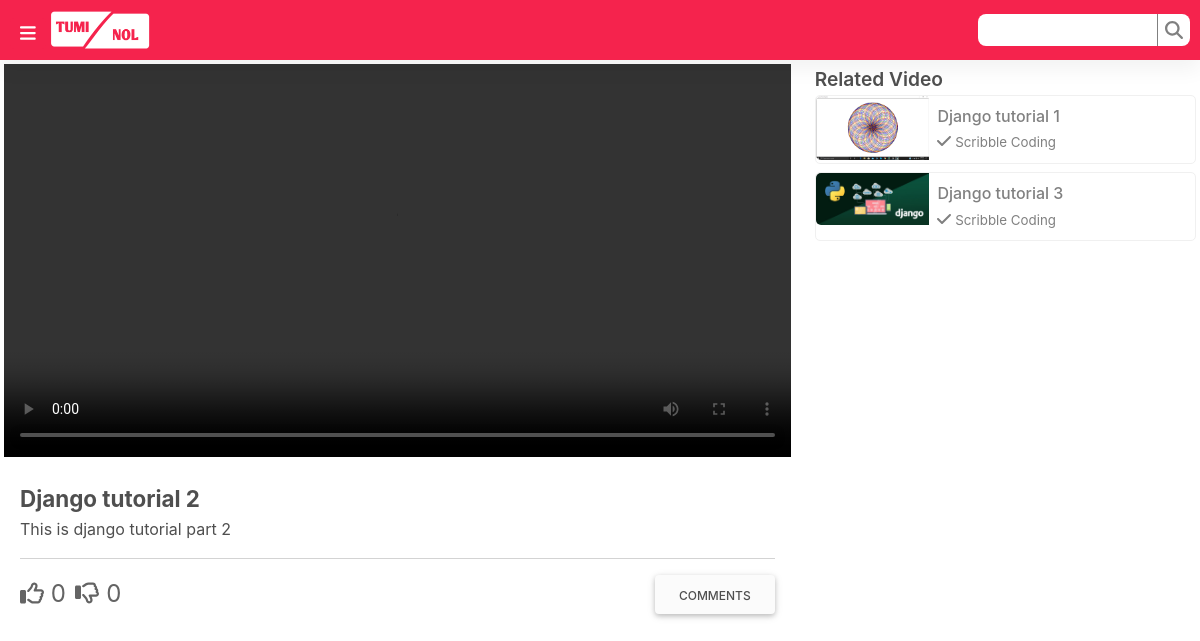
Screenshot of /video/2/ with the database file from the repository.
### client/models.py (models this page shows)
class Video(models.Model):
    user = models.ForeignKey(CustomUser, on_delete=models.CASCADE)
    title = models.CharField(max_length = 200)
    thumbnail = models.ImageField(upload_to = 'images/thumbnail/', null=True)
    description = models.TextField()
    play_list = models.ForeignKey(PlayList,null=True, on_delete=models.CASCADE)
    video = models.FileField(upload_to='videos/')
    tags = models.CharField(max_length = 250)
    uploaded_at = models.DateTimeField(auto_now=True)

class CustomUser(AbstractUser):
    email = models.EmailField(max_length=254, unique=True)
    channel_name = models.CharField(max_length=150,null=True)
    profile_pic = models.ImageField(upload_to='channel/profile/',null=True)
    USERNAME_FIELD = 'email'
    REQUIRED_FIELDS = ['username']
    class Meta:
        unique_together = ['email', "username"]
    objects = UserManager()

### client/views.py (the view)
# urls.py: path('video/<int:pk>/',Video_View.as_view(),name='video'),
class Video_View(DetailView):
    model = Video
    template_name = 'video.html'
    context_object_name = 'video'
    def get_context_data(self,**kwargs):
        context = super(Video_View,self).get_context_data(**kwargs)
        context['likes'] = LikeDislike.objects.all().filter(video=self.object,like=True).count()
        context['dislikes'] = LikeDislike.objects.all().filter(video=self.object,dislike=True).count()
        if self.request.user.is_authenticated:
            likedordisliked = LikeDislike.objects.all().filter(video=self.object,user=self.request.user)
            if len(likedordisliked):
                context['liked']=likedordisliked[0].like
                context['disliked']=likedordisliked[0].dislike
        context['comments'] = Comment.objects.all().order_by('-created_at').select_related('user')[:30]
        tags = list(map(str,self.object.tags.split(',')))
        related = None
        for tag in tags :
            videos = Video.objects.all().filter(tags__icontains=tag).exclude(id=self.object.id).select_related('user')
            if related==None:
                related = videos
            else:
                related.union(videos)
        context['related'] = related
        return context

### client/templates/video.html (shortened to what this page needs)
{% extends 'base.html' %}
{% load static %}
{% block header %}
    <link rel="stylesheet" href="{% static './css/video.css' %}">
{% endblock %}
{% block content %}
   <div class="row p-1">
       <div class="col-xs-12 col-sm-12 col-md-8 col-lg-8">
           <video controls class="video" id="myvideo" width="100%">
               <source src="{{video.video.url}}" type="video/mp4" >
           </video>
           <div class="video-detail">
            <div class="video-title">
                {{video.title}}
            </div>
            <div class="short-des">
                    <p>
                    {{video.description}}
                    </p>
            </div>
            <hr>
            <div class="likes-dislikes-comments">
                <span class="likes-dislikes">
                    <a class="likes" href="/video/{{video.id}}/like"><i class="far {% if liked %}fas {% endif %}fa-thumbs-up"></i> {{likes}}</a>
                    <a class="dislikes" href="/video/{{video.id}}/dislike"><i class="far {% if disliked %}fas {% endif %} fa-thumbs-down"></i> {{dislikes}}</a>
                </span>
                <button class="comments btn btn-light" id="comments">
                    comments
                </button>
            </div>
            </div>
        </div>
    <div class="col-xs-12 col-sm-12 col-md-4 col-lg-4">
        <span class="heading-text">Related Video</span>
        {% for video in related %}
        <a class="related-video-container" href="/video/{{video.id}}">
                <span class="thumbnail"><img src="{{video.thumbnail.url}}" alt="" srcset=""></span>
            <span class="detail">
                <div class="title">{{video.title}}</div>
                <div class="channel"><i class="fas fa-check"></i><span class="channel-name"> {{video.user.channel_name}}</span></div>
            </span>
        </a>
        {% endfor %}
    </div>
   </div>
{% endblock %}

### static/css/style.css (style rules this page uses)
body { padding: 0; margin: 0; }
.channel .channel-name { font-size: smaller; color:grey; }

### static/css/video.css (style rules this page uses)
body { margin: 0; padding: 0; font-family: -apple-system, BlinkMacSystemFont, 'Segoe UI', Roboto, Oxygen, Ubuntu, Cantarell, 'Open Sans', 'Helvetica Neue', sans-serif; }
.video-detail { padding:1rem; }
.video-title { font-size: 1.4rem; font-weight: 700; }
.likes-dislikes-comments { display: flex; justify-content: space-between; }
.likes-dislikes .likes, .dislikes { font-size: 1.5rem; color:rgb(100, 100, 100); margin-right: 5px; }
.heading-text { font-size: larger; font-weight: 600; }
.related-video-container { display: flex; text-decoration: none; color: gray; border:0.5px solid rgb(240, 240, 240); border-radius: 5px; margin-bottom: 0.5rem; }
.related-video-container .thumbnail { width: 30%; }
.related-video-container .thumbnail img { width: 100%; height: auto; border-radius: 5px 0px 0px 5px; }
.related-video-container .detail { display: block; width:70%; padding: 0.5rem; }
.related-video-container .title { font-size: medium; font-weight: 500; }
.channel .channel-name { font-size: smaller; color:grey; }

### rows the page displays
Video: title "Django tutorial 2", description "This is django tutorial part 2"
Video: thumbnail (picture), title "Django tutorial 1", user.channel_name "Scribble Coding"
Video: thumbnail (picture), title "Django tutorial 3", user.channel_name "Scribble Coding"

### other values shown
{{ likes }} "0"
{{ dislikes }} "0"
